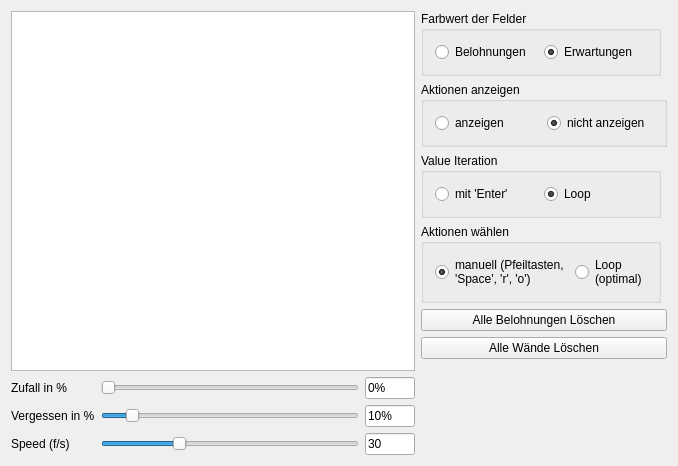
<?xml version="1.0" encoding="UTF-8"?>
<ui version="4.0">
 <class>LangeNachtClass</class>
 <widget class="QWidget" name="LangeNachtClass">
  <property name="geometry">
   <rect>
    <x>0</x>
    <y>0</y>
    <width>678</width>
    <height>458</height>
   </rect>
  </property>
  <property name="windowTitle">
   <string>LangeNacht</string>
  </property>
  <layout class="QGridLayout" name="gridLayout">
   <item row="1" column="0" rowspan="8" colspan="3">
    <widget class="QGraphicsView" name="_wDisplay"/>
   </item>
   <item row="5" column="3" colspan="2">
    <widget class="QPushButton" name="_wDeleteAllRewards">
     <property name="text">
      <string>Alle Belohnungen Löschen</string>
     </property>
    </widget>
   </item>
   <item row="7" column="3">
    <spacer name="verticalSpacer">
     <property name="orientation">
      <enum>Qt::Vertical</enum>
     </property>
     <property name="sizeHint" stdset="0">
      <size>
       <width>20</width>
       <height>40</height>
      </size>
     </property>
    </spacer>
   </item>
   <item row="9" column="1">
    <widget class="QSlider" name="_wRandom">
     <property name="maximum">
      <number>100</number>
     </property>
     <property name="orientation">
      <enum>Qt::Horizontal</enum>
     </property>
    </widget>
   </item>
   <item row="9" column="2">
    <widget class="QLineEdit" name="_wRandomValue">
     <property name="maximumSize">
      <size>
       <width>50</width>
       <height>16777215</height>
      </size>
     </property>
     <property name="text">
      <string>0%</string>
     </property>
    </widget>
   </item>
   <item row="9" column="0">
    <widget class="QLabel" name="label">
     <property name="text">
      <string>Zufall in %</string>
     </property>
    </widget>
   </item>
   <item row="10" column="0">
    <widget class="QLabel" name="label_2">
     <property name="text">
      <string>Vergessen in %</string>
     </property>
    </widget>
   </item>
   <item row="10" column="1">
    <widget class="QSlider" name="_wDiscount">
     <property name="maximum">
      <number>100</number>
     </property>
     <property name="sliderPosition">
      <number>10</number>
     </property>
     <property name="orientation">
      <enum>Qt::Horizontal</enum>
     </property>
    </widget>
   </item>
   <item row="10" column="2">
    <widget class="QLineEdit" name="_wDiscountValue">
     <property name="maximumSize">
      <size>
       <width>50</width>
       <height>16777215</height>
      </size>
     </property>
     <property name="text">
      <string>10%</string>
     </property>
    </widget>
   </item>
   <item row="6" column="3" colspan="2">
    <widget class="QPushButton" name="_wDeleteAllWalls">
     <property name="text">
      <string>Alle Wände Löschen</string>
     </property>
    </widget>
   </item>
   <item row="2" column="3" colspan="2">
    <widget class="QGroupBox" name="groupBox">
     <property name="title">
      <string>Aktionen anzeigen</string>
     </property>
     <layout class="QGridLayout" name="gridLayout_2">
      <item row="0" column="0">
       <widget class="QRadioButton" name="_wShowActions">
        <property name="text">
         <string>anzeigen</string>
        </property>
        <property name="checked">
         <bool>false</bool>
        </property>
       </widget>
      </item>
      <item row="0" column="1">
       <widget class="QRadioButton" name="radioButton_4">
        <property name="text">
         <string>nicht anzeigen</string>
        </property>
        <property name="checked">
         <bool>true</bool>
        </property>
       </widget>
      </item>
     </layout>
    </widget>
   </item>
   <item row="1" column="3">
    <widget class="QGroupBox" name="groupBox_2">
     <property name="title">
      <string>Farbwert der Felder</string>
     </property>
     <layout class="QGridLayout" name="gridLayout_3">
      <item row="0" column="0">
       <widget class="QRadioButton" name="_wShowRewards">
        <property name="text">
         <string>Belohnungen</string>
        </property>
       </widget>
      </item>
      <item row="0" column="1">
       <widget class="QRadioButton" name="radioButton_2">
        <property name="text">
         <string>Erwartungen</string>
        </property>
        <property name="checked">
         <bool>true</bool>
        </property>
       </widget>
      </item>
     </layout>
    </widget>
   </item>
   <item row="3" column="3">
    <widget class="QGroupBox" name="groupBox_3">
     <property name="title">
      <string>Value Iteration</string>
     </property>
     <layout class="QGridLayout" name="gridLayout_4">
      <item row="0" column="0">
       <widget class="QRadioButton" name="radioButton_5">
        <property name="text">
         <string>mit 'Enter'</string>
        </property>
       </widget>
      </item>
      <item row="0" column="1">
       <widget class="QRadioButton" name="_wLoopValueIteration">
        <property name="text">
         <string>Loop</string>
        </property>
        <property name="checked">
         <bool>true</bool>
        </property>
       </widget>
      </item>
     </layout>
    </widget>
   </item>
   <item row="4" column="3">
    <widget class="QGroupBox" name="groupBox_4">
     <property name="title">
      <string>Aktionen wählen</string>
     </property>
     <layout class="QGridLayout" name="gridLayout_5">
      <item row="0" column="0">
       <widget class="QRadioButton" name="radioButton_7">
        <property name="text">
         <string>manuell (Pfeiltasten,
'Space', 'r', 'o')</string>
        </property>
        <property name="checked">
         <bool>true</bool>
        </property>
       </widget>
      </item>
      <item row="0" column="1">
       <widget class="QRadioButton" name="_wLoopActions">
        <property name="text">
         <string>Loop
(optimal)</string>
        </property>
       </widget>
      </item>
     </layout>
    </widget>
   </item>
   <item row="11" column="0">
    <widget class="QLabel" name="label_3">
     <property name="text">
      <string>Speed (f/s)</string>
     </property>
    </widget>
   </item>
   <item row="11" column="1">
    <widget class="QSlider" name="_wSpeed">
     <property name="minimum">
      <number>1</number>
     </property>
     <property name="maximum">
      <number>100</number>
     </property>
     <property name="value">
      <number>30</number>
     </property>
     <property name="orientation">
      <enum>Qt::Horizontal</enum>
     </property>
    </widget>
   </item>
   <item row="11" column="2">
    <widget class="QLineEdit" name="_wSpeedValue">
     <property name="maximumSize">
      <size>
       <width>50</width>
       <height>16777215</height>
      </size>
     </property>
     <property name="text">
      <string>30</string>
     </property>
    </widget>
   </item>
  </layout>
 </widget>
 <layoutdefault spacing="6" margin="11"/>
 <resources/>
 <connections>
  <connection>
   <sender>_wDeleteAllRewards</sender>
   <signal>clicked()</signal>
   <receiver>LangeNachtClass</receiver>
   <slot>delete_all_rewards()</slot>
   <hints>
    <hint type="sourcelabel">
     <x>437</x>
     <y>280</y>
    </hint>
    <hint type="destinationlabel">
     <x>452</x>
     <y>365</y>
    </hint>
   </hints>
  </connection>
  <connection>
   <sender>_wDeleteAllWalls</sender>
   <signal>clicked()</signal>
   <receiver>LangeNachtClass</receiver>
   <slot>delete_all_walls()</slot>
   <hints>
    <hint type="sourcelabel">
     <x>597</x>
     <y>329</y>
    </hint>
    <hint type="destinationlabel">
     <x>576</x>
     <y>344</y>
    </hint>
   </hints>
  </connection>
  <connection>
   <sender>_wRandom</sender>
   <signal>valueChanged(int)</signal>
   <receiver>LangeNachtClass</receiver>
   <slot>random_changed(int)</slot>
   <hints>
    <hint type="sourcelabel">
     <x>344</x>
     <y>391</y>
    </hint>
    <hint type="destinationlabel">
     <x>592</x>
     <y>457</y>
    </hint>
   </hints>
  </connection>
  <connection>
   <sender>_wDiscount</sender>
   <signal>valueChanged(int)</signal>
   <receiver>LangeNachtClass</receiver>
   <slot>discount_changed(int)</slot>
   <hints>
    <hint type="sourcelabel">
     <x>344</x>
     <y>418</y>
    </hint>
    <hint type="destinationlabel">
     <x>633</x>
     <y>457</y>
    </hint>
   </hints>
  </connection>
  <connection>
   <sender>_wShowRewards</sender>
   <signal>toggled(bool)</signal>
   <receiver>LangeNachtClass</receiver>
   <slot>show_rewards_changed(bool)</slot>
   <hints>
    <hint type="sourcelabel">
     <x>508</x>
     <y>44</y>
    </hint>
    <hint type="destinationlabel">
     <x>670</x>
     <y>55</y>
    </hint>
   </hints>
  </connection>
  <connection>
   <sender>_wShowActions</sender>
   <signal>toggled(bool)</signal>
   <receiver>LangeNachtClass</receiver>
   <slot>show_actions_changed(bool)</slot>
   <hints>
    <hint type="sourcelabel">
     <x>454</x>
     <y>116</y>
    </hint>
    <hint type="destinationlabel">
     <x>675</x>
     <y>110</y>
    </hint>
   </hints>
  </connection>
  <connection>
   <sender>_wSpeed</sender>
   <signal>valueChanged(int)</signal>
   <receiver>LangeNachtClass</receiver>
   <slot>speed_changed(int)</slot>
   <hints>
    <hint type="sourcelabel">
     <x>238</x>
     <y>431</y>
    </hint>
    <hint type="destinationlabel">
     <x>599</x>
     <y>403</y>
    </hint>
   </hints>
  </connection>
 </connections>
 <slots>
  <slot>redraw()</slot>
  <slot>transition_random()</slot>
  <slot>transition_left()</slot>
  <slot>transition_right()</slot>
  <slot>transition_up()</slot>
  <slot>transition_down()</slot>
  <slot>transition_stay()</slot>
  <slot>delete_all_rewards()</slot>
  <slot>delete_all_walls()</slot>
  <slot>random_changed(int)</slot>
  <slot>discount_changed(int)</slot>
  <slot>show_rewards_changed(bool)</slot>
  <slot>show_actions_changed(bool)</slot>
  <slot>speed_changed(int)</slot>
 </slots>
</ui>
